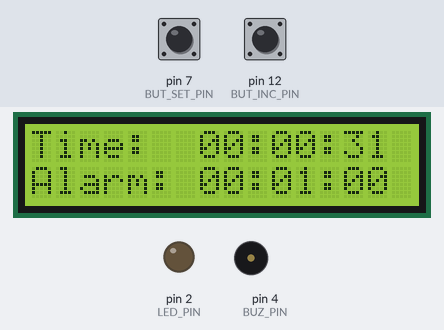
Simulated run of this sketch. Board: Arduino Uno, built with avr-gcc and run on an emulated ATmega328P. Parts: 16×2 character LCD, output pins drawn as LEDs (lit = HIGH), buzzer (waves = sounding, pin HIGH). The inputs (shaded band) are chosen by the test bench; at power-on: pin 7 (BUT_SET_PIN) LOW, pin 12 (BUT_INC_PIN) LOW.

Above: at 1.6 s.
1.7 s: pin 7 (BUT_SET_PIN) pulled HIGH for 0.15 s
At 2.1 s:
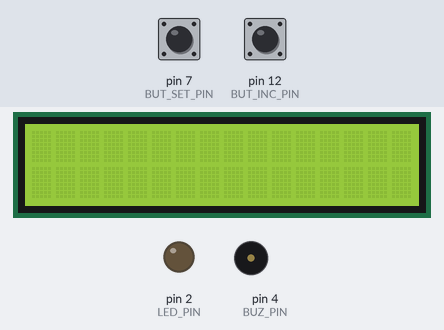
4.0 s: pin 7 (BUT_SET_PIN) pulled HIGH for 1 s
At 5.6 s:
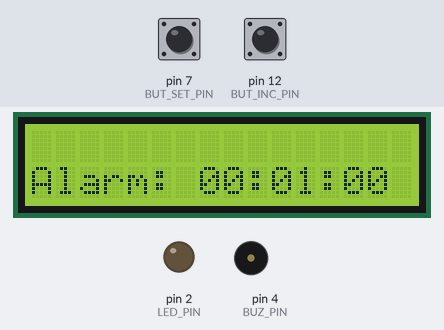
8.0 s: pin 12 (BUT_INC_PIN) pulled HIGH for 0.15 s
At 8.47 s:
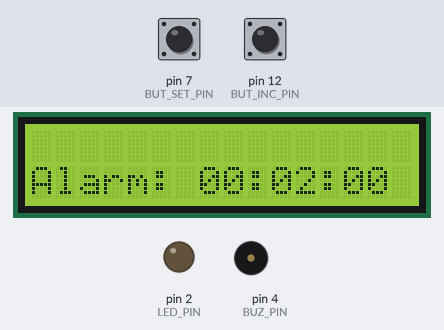
9.8 s: pin 12 (BUT_INC_PIN) pulled HIGH for 1 s
At 10.27 s:
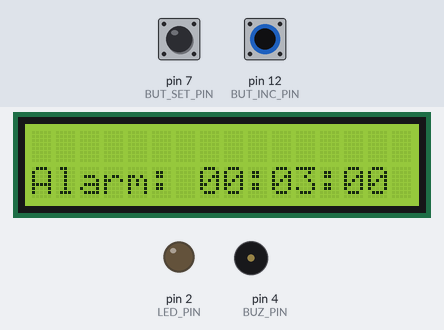
Timing chart, 0 to 12.8 s (numbered marks = the images above; inputs shaded):
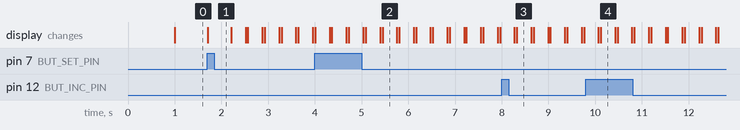

The sketch:

get_the_worm.ino
```cpp
/*
 * get_the_worm.ino
 * main arduino file for project get_the_worm
 * it's just a simple alarm clock
 * note the clock is in military time because I don't want an AM/PM flag
 *
 * Brian J Gravelle (bgravelle5@gmail.com)
 *
 * First started: Sept. 23 2015
 * Last modified: July 23 2016
*/

#include <TimerOne.h>
#include <LiquidCrystal.h>

#define LED_PIN 2
#define BUT_SET_PIN 7
#define BUT_INC_PIN 12
#define BUZ_PIN 4

#define START_SEC 30
#define START_MIN 0
#define START_HOU 0
#define ALARM_MIN 1
#define ALARM_HOU 0
#define PUSH_TIME 30000 //5 minutes in milliseconds
//#define PUSH_TIME 300000 //5 minutes in milliseconds
//#define PUSH_TIME 180000 //3 minutes in milliseconds
//#define PUSH_TIME 60000 //1 minute in milliseconds
#define PUSH_MULT 1

#define THIRTY_S  30000
#define ONE_MIN   60000

char second, minute, hour;
char alarm_min, alarm_hou;
bool is_alarm;
bool is_half_count = false;

LiquidCrystal lcd(3, 5, 8, 9, 10, 11);

void check_alarm();
void ring_alarm_hold();
void ring_alarm_pushup();
void do_excercise(char* message, unsigned long ex_time);
void wait_for_button(int pin);
void set_time();
void add_minute();
void add_hour();
void increment_time();
void print_time();

void setup() {

  pinMode(LED_PIN, OUTPUT);
  digitalWrite(LED_PIN, LOW);
  pinMode(BUT_SET_PIN, INPUT);
  pinMode(BUT_INC_PIN, INPUT);
  pinMode(BUZ_PIN, OUTPUT);
  digitalWrite(BUZ_PIN, LOW);

  Timer1.initialize(499775); // Period = 0.5 sec / Freq = 20Hz
  Timer1.attachInterrupt( timer_isr );

  second = START_SEC;
  minute = START_MIN;
  hour   = START_HOU;

  alarm_min  = ALARM_MIN;
  alarm_hou  = ALARM_HOU;
  is_alarm = false;

  lcd.begin(16, 2);
  print_time();
  print_alarm();
}

void loop() {
   if(is_alarm) {
      ring_alarm_pushup();
   }
   if(digitalRead(BUT_SET_PIN) == HIGH) {
     noInterrupts();
     lcd.clear();
     while(digitalRead(BUT_SET_PIN) == HIGH);
     set_time();
     set_alarm();
     interrupts();
   }
}


void timer_isr() {
   is_half_count = !is_half_count;
   if(!is_half_count) {
      increment_time();
      check_alarm();
   }
}

void ring_alarm_pushup(){
   wait_for_button(BUT_SET_PIN);
   do_excercise("Pushups GO!", ONE_MIN);
   wait_for_button(BUT_SET_PIN);
   do_excercise("Forward Plank", THIRTY_S);
   wait_for_button(BUT_SET_PIN);
   do_excercise("L Side Plank", THIRTY_S);
   wait_for_button(BUT_SET_PIN);
   do_excercise("R Side Plank", THIRTY_S);
   wait_for_button(BUT_SET_PIN);
   do_excercise("Pushups GO!", ONE_MIN);
   wait_for_button(BUT_SET_PIN);
   do_excercise("Forward Plank", THIRTY_S);
   wait_for_button(BUT_SET_PIN);
   do_excercise("L Side Plank", THIRTY_S);
   wait_for_button(BUT_SET_PIN);
   do_excercise("R Side Plank", THIRTY_S);
   wait_for_button(BUT_SET_PIN);
   do_excercise("Pushups GO!", ONE_MIN);
   wait_for_button(BUT_SET_PIN);

   is_alarm = false;
   lcd.begin(16, 2);
   lcd.clear();
   print_time();
   print_alarm();
   digitalWrite(LED_PIN, LOW);
}

void wait_for_button(int pin) {
   digitalWrite(LED_PIN, HIGH);
   digitalWrite(BUZ_PIN, HIGH);
   while(digitalRead(pin) != HIGH);
   digitalWrite(BUZ_PIN, LOW);
}

void do_excercise(char* message, unsigned long ex_time) {
   unsigned long time;

   time = millis();
   lcd.clear();
   lcd.setCursor(0, 1);
   lcd.print(message);
   while( (millis() - time) < ex_time ) {
     delay(100);
     digitalWrite(LED_PIN, HIGH);
     delay(100);
     digitalWrite(LED_PIN, LOW);
   }
}

void ring_alarm_hold(){
   unsigned long time;

   digitalWrite(LED_PIN, HIGH);
   digitalWrite(BUZ_PIN, HIGH);
   while(digitalRead(BUT_SET_PIN) != HIGH);
   digitalWrite(BUZ_PIN, LOW);

   for (int i = 0; i < PUSH_MULT; i++) {
     time = millis();
     do {
       digitalWrite(BUZ_PIN, LOW);
       digitalWrite(LED_PIN, HIGH);

       while(digitalRead(BUT_SET_PIN) != HIGH) {
          digitalWrite(BUZ_PIN, HIGH);
          time = millis();
       }

       delay(100);
       digitalWrite(LED_PIN, LOW);
       delay(100);
     } while( (millis() - time) < PUSH_TIME );
   }
   digitalWrite(LED_PIN, HIGH);
   is_alarm = false;
   digitalWrite(LED_PIN, LOW);
}

//only starts alarm
void check_alarm() {
  is_alarm = is_alarm || ( (hour == alarm_hou) && (minute == alarm_min) );
}

void set_time() {
  bool but_set = false, but_inc = false;
  for(int digit = 0; digit < 3;) {
    but_set = digitalRead(BUT_SET_PIN) == HIGH;
    but_inc = digitalRead(BUT_INC_PIN) == HIGH;
    for(int i = 0; i < 300; i++) {
      delay(100);
      but_set = but_set || (digitalRead(BUT_SET_PIN) == HIGH);
      but_inc = but_inc || (digitalRead(BUT_INC_PIN) == HIGH);
    }

    if(but_set)
      digit++;
    if(but_inc) {
      switch(digit) {
        case 0:
          add_second();
          break;
         case 1:
          add_minute();
          break;
        case 2:
          add_hour();
          break;
        default:
          break;
      }
    }
    lcd.clear();
    delay(10000);
    print_time();
  }
  print_time();
  print_alarm();
}

void set_alarm() {
  bool but_set = false, but_inc = false;
  for(int digit = 0; digit < 2;) {
    but_set = digitalRead(BUT_SET_PIN) == HIGH;
    but_inc = digitalRead(BUT_INC_PIN) == HIGH;
    for(int i = 0; i < 300; i++) {
      delay(100);
      but_set = but_set || (digitalRead(BUT_SET_PIN) == HIGH);
      but_inc = but_inc || (digitalRead(BUT_INC_PIN) == HIGH);
    }

    if(but_set)
      digit++;
    if(but_inc) {
      switch(digit) {
         case 0:
           alarm_min++;
           if(alarm_min >= 60) alarm_min = 0;
          break;
        case 1:
           alarm_hou++;
           if(alarm_min >= 60) alarm_hou = 0;
          break;
        default:
          break;
      }
    }
    lcd.clear();
    delay(10000);
    print_alarm();
  }
  print_time();
  print_alarm();
}

void add_second() {
   second++;
   if(second >= 60) second = 0;
}

void add_minute() {
   minute++;
   if(minute >= 60) minute = 0;
}

void add_hour() {
   hour++;
   if(hour >= 24) hour = 0;
}

void increment_time() {
   second++;
   if(second >= 60) {
      second = 0;
      minute++;
   }
   if(minute >= 60) {
      minute = 0;
      hour++;
   }
   if(hour >= 24) {
      hour = 0;
   }
   print_time();
}

void print_alarm() {
  lcd.setCursor(0, 1);
  lcd.print("Alarm: ");
  lcd.print(alarm_hou/10);
  lcd.print(alarm_hou%10);
  lcd.print(":");
  lcd.print(alarm_min/10);
  lcd.print(alarm_min%10);
  lcd.print(":00");
}

void print_time() {
  lcd.setCursor(0, 0);
  lcd.print("Time:  ");
  lcd.print((int)(hour/10));
  lcd.print((int)(hour%10));
  lcd.print(":");
  lcd.print((int)(minute/10));
  lcd.print((int)(minute%10));
  lcd.print(":");
  lcd.print((int)(second/10));
  lcd.print((int)(second%10));
}
```

Measured:
- after the input at 1.7 s, the display: changes at once (image 1)
- after the input at 4.0 s, the display: first differs from a run without the input after 1.1 s (image 2 shows a later state)
- after the input at 8.0 s, the display: first differs from a run without the input after 0.32 s (image 3)
- after the input at 9.8 s, the display: first differs from a run without the input after 0.32 s (image 4)
